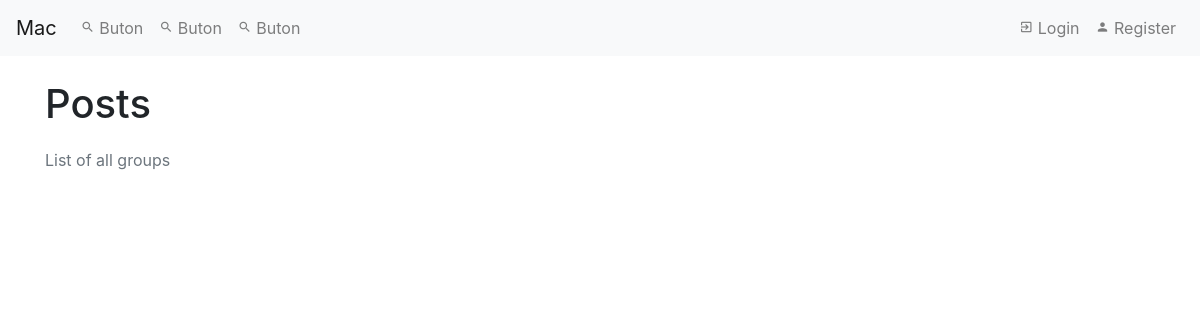
The app's page /, older data.
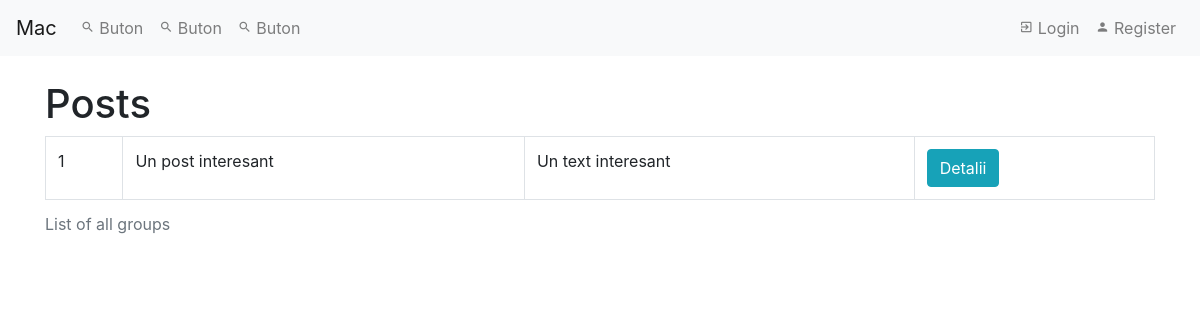
The same page, newer data.
### Readit/models.py (models this page shows, shortened)
class Post(models.Model):
    user = models.ForeignKey(User)
    title = models.CharField(max_length=100)
    text = models.CharField(max_length=500, blank=True)
    link = models.URLField(max_length=100, blank=True)
    date_created = models.DateTimeField(auto_now_add=True)
    date_updated = models.DateTimeField(auto_now=True)
    type = models.IntegerField(default=0, blank=True)

### Readit/views.py (the view)
# urls.py: url(r'^$', views.PostListView.as_view(), name='post_list'),
class PostListView(ListView):
    template_name = 'home.html'
    model = Post
    context_object_name = 'posts'
    def get_queryset(self, *args, **kwargs):
        return Post.objects.all()

### Readit/templates/home.html (shortened to what this page needs)
{% extends 'layout.html' %}
{% block body %}
<h1>Posts</h1>
<table class="table table-bordered table-hover">
    <caption>List of all groups</caption>
    <tbody>
        {% for post in posts %}
        <tr>
            <td>{{ post.pk }}</td>
            <td>{{ post.title }}</td>
            <td>{{ post.text }}</td>
            <td>
                <a href="{% url 'post_detail' pk=post.pk %}">
                    <button class="btn btn-info">
                        Detalii
                    </button>
                </a>
            </td>
        </tr>
        {% endfor %}
    </tbody>
</table>
{% endblock %}

### Readit/templates/layout.html (shortened to what this page needs)
<!DOCTYPE html>
<html lang="en">
<head>
    <link rel="stylesheet" href="https://maxcdn.bootstrapcdn.com/bootstrap/4.0.0-beta.2/css/bootstrap.min.css">
</head>
<body>
    <nav class="navbar navbar-expand-lg navbar-light bg-light navbar-collapse">
        <a class="navbar-brand" href="#">Mac</a>
        <div class="collapse navbar-collapse justify-content-between" id="navbarNavAltMarkup">
            <div class="navbar-nav">
                <a class="nav-item nav-link" href="#">
                    <i class="material-icons md-14">search</i>
                    Buton
                </a>
                <a class="nav-item nav-link" href="#">
                    <i class="material-icons md-14">search</i>
                    Buton
                </a>
                <a class="nav-item nav-link" href="#">
                    <i class="material-icons md-14">search</i>
                    Buton
                </a>
            </div>
        </div>
        <div class="navbar-nav">
            <a class="nav-item nav-link" href="/login">
                <i class="material-icons md-14">exit_to_app</i>
                Login
            </a>
            <a class="nav-item nav-link" href="/register">
                <i class="material-icons md-14">person</i>
                Register
            </a>
        </div>
    </nav>
    <br />
    <div class="container">
        {% block body %}{% endblock %}
    </div>
</body>
</html>

### Readit/templates/layout.html (style rules this page uses)
.md-14 { display: inline-block; font-size: 14px !important; }

Row changes from the older to the newer data that the page shows:
added Post: pk "1", title "Un post interesant", text "Un text interesant"
